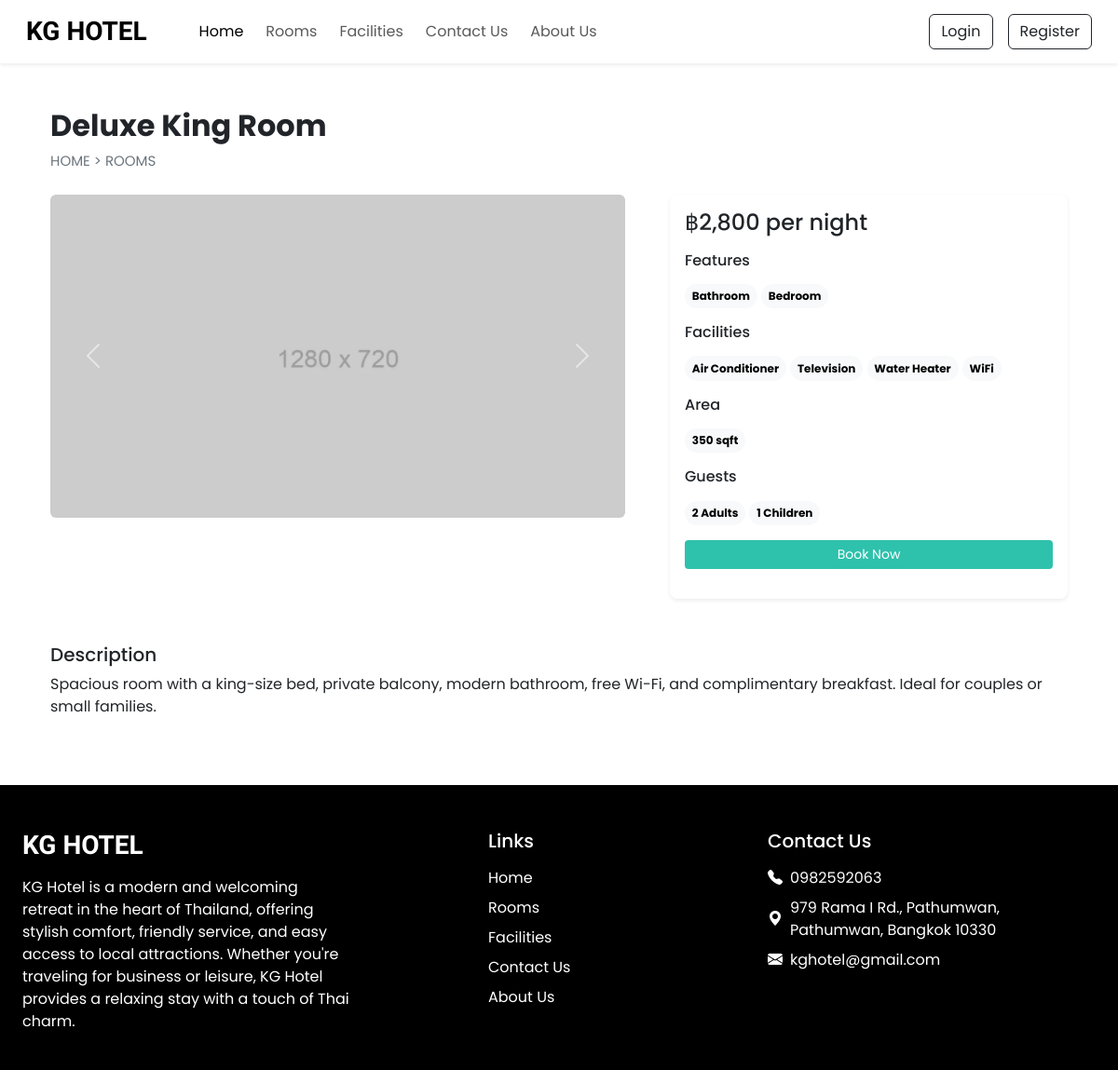
/room_detail.php?id=1, run on the app's committed database.
### tables this page shows
CREATE TABLE `room` (
  `id` int(11) NOT NULL,
  `name` varchar(150) NOT NULL,
  `area` int(11) NOT NULL,
  `price` int(11) NOT NULL,
  `quant` int(11) NOT NULL,
  `adult` int(11) NOT NULL,
  `children` int(11) NOT NULL,
  `description` text NOT NULL,
  `status` int(11) NOT NULL DEFAULT 1
);

CREATE TABLE `room_images` (
  `id` int(11) NOT NULL,
  `image` varchar(255) NOT NULL,
  `id_room` int(11) NOT NULL
);

CREATE TABLE `setting` (
  `sr_no` int(11) NOT NULL,
  `site_title` varchar(50) NOT NULL,
  `site_about` text NOT NULL,
  `shutdown` tinyint(1) NOT NULL
);

CREATE TABLE `contact_details` (
  `sr_no` int(11) NOT NULL,
  `address` varchar(255) NOT NULL,
  `gmap` longtext NOT NULL,
  `pn1` varchar(10) NOT NULL,
  `pn2` varchar(10) NOT NULL,
  `email` varchar(50) NOT NULL
);

### server/class/room.php (called while the page is built, shortened)
<?php
class Room {
    private $conn;
    public function __construct($db) {
        $this->conn = $db;
    }
    public function getRoomById($id) {
        $query = "
            SELECT r.id, r.name, r.area, r.price, r.quant, r.adult, r.children, r.description,
                   rc.cover,
                   GROUP_CONCAT(DISTINCT f.name) AS features,
                   GROUP_CONCAT(DISTINCT fc.name) AS facilities
            FROM room r
            LEFT JOIN room_covers rc ON r.id = rc.id_room
            LEFT JOIN room_features rf ON r.id = rf.id_room
            LEFT JOIN features f ON rf.id_features = f.id
            LEFT JOIN room_facilities rfc ON r.id = rfc.id_room
            LEFT JOIN facilities fc ON rfc.id_facilities = fc.id
            WHERE r.id = :id
        ";
        $stmt = $this->conn->prepare($query);
        $stmt->bindParam(':id', $id, PDO::PARAM_INT);
        $stmt->execute();
        return $stmt->fetch(PDO::FETCH_ASSOC);
    }
    public function getRoomImagesById($id) {
        $query = "SELECT * FROM room_images WHERE id_room = :id";
        $stmt = $this->conn->prepare($query);
        $stmt->bindParam(':id', $id, PDO::PARAM_INT);
        $stmt->execute();
        return $stmt->fetchAll(PDO::FETCH_ASSOC);
    }
}
?>

### server/class/setting.php (called while the page is built)
<?php
class Setting {
    private $conn;
    public function __construct($db) {
        $this->conn = $db;
    }
    public function getSettingInfo() {
        $query = "SELECT * FROM setting WHERE sr_no = 1";
        $stmt = $this->conn->prepare($query);
        $stmt->execute();
        return $stmt->fetch(PDO::FETCH_ASSOC);
    }
}
$database = new Database();
$db = $database->getConnection();
$setting = new Setting($db);
$setting_info = $setting->getSettingInfo();
$site_title = $setting_info['site_title'];
$site_about = $setting_info['site_about'];
$shutdown = $setting_info['shutdown'];
?>

### server/class/contact_detail.php (called while the page is built, shortened)
<?php
class ContactDetail {
    private $conn;
    public function __construct($db) {
        $this->conn = $db;
    }
    public function getContactInfo() {
        $query = "SELECT * FROM contact_details WHERE sr_no = 1";
        $stmt = $this->conn->prepare($query);
        $stmt->execute();
        return $stmt->fetch(PDO::FETCH_ASSOC);
    }
}
$database = new Database();
$db = $database->getConnection();
$contact_detail = new ContactDetail($db);
$contact_info = $contact_detail->getContactInfo();
$address = $contact_info['address'];
$pn1 = $contact_info['pn1'];
$email = $contact_info['email'];
?>

### room_detail.php (the view, shortened to what this page needs)
<?php
require('public/db_config.php');
require('server/class/contact_detail.php');
require('server/class/room.php');
require('server/class/setting.php');
?>
<!doctype html>
<html lang="en">
<head>
    <?php require('public/link.php'); ?>
    <link rel="stylesheet" href="https://cdn.jsdelivr.net/npm/swiper@11/swiper-bundle.min.css">
    <link rel="stylesheet" href="css/style.css">
</head>
<body>
    <?php require('inc/header.php'); ?>
    <?php
    $room_id = $_GET['id'];
    $roomObj = new Room($db);
    $room = $roomObj->getRoomById($room_id);
    ?>
    <div class="container">
        <div class="row">
            <div class="col-12 my-5 mb-4 px-4">
                <h2 class="fw-bold"><?php echo $room['name']; ?></h2>
                <div style="font-size: 15px;">
                    <a href="index.php" class="text-secondary text-decoration-none">HOME</a>
                    <span class="text-secondary"> > </span>
                    <a href="rooms.php" class="text-secondary text-decoration-none">ROOMS</a>
                </div>
            </div>
            <div class="col-lg-7 col-md-12 px-4">
                <div id="roomCarousel" class="carousel slide" data-bs-ride="carousel">
                    <div class="carousel-inner">
                        <?php
                            $roomImages = $roomObj->getRoomImagesById($room_id);
                            if (!empty($roomImages)) {
                                $active = true;
                                foreach ($roomImages as $img) {
                                    $imagePath = 'uploads/rooms/images/' . htmlspecialchars($img['image']);
                                    echo '<div class="carousel-item' . ($active ? ' active' : '') . '">';
                                    echo '<img src="' . $imagePath . '" class="d-block w-100 rounded">';
                                    echo '</div>';
                                    $active = false;
                                }
                            }
                        ?>
                    </div>
                    <button class="carousel-control-prev" type="button" data-bs-target="#roomCarousel"
                        data-bs-slide="prev">
                        <span class="carousel-control-prev-icon" aria-hidden="true"></span>
                    </button>
                    <button class="carousel-control-next" type="button" data-bs-target="#roomCarousel"
                        data-bs-slide="next">
                        <span class="carousel-control-next-icon" aria-hidden="true"></span>
                    </button>
                </div>
            </div>
            <div class="col-lg-5 col-md-12 px-4">
                <div class="card mb-4 border-0 shadow-sm rounded-3">
                    <div class="card-body">
                        <h4 class="mb-3">฿<?php echo number_format($room['price'], 0); ?> per night</h4>
                        <div class="mb-3">
                            <h6 class="mb-2">Features</h6>
                            <?php
                            $features = explode(',', $room['features']);
                            foreach ($features as $feature):
                            ?>
                            <span
                                class="badge rounded-pill text-bg-light text-wrap lh-base mt-2"><?php echo $feature; ?></span>
                            <?php endforeach; ?>
                        </div>
                        <div class="mb-3">
                            <h6 class="mb-2">Facilities</h6>
                            <?php
                            $facilities = explode(',', $room['facilities']);
                            foreach ($facilities as $facility):
                            ?>
                            <span
                                class="badge rounded-pill text-bg-light text-wrap lh-base mt-2"><?php echo $facility; ?></span>
                            <?php endforeach; ?>
                        </div>
                        <div class="mb-3">
                            <h6 class="mb-2">Area</h6>
                            <span
                                class="badge rounded-pill text-bg-light text-wrap lh-base mt-2"><?php echo $room['area']; ?>
                                sqft</span>
                        </div>
                        <div class="mb-3">
                            <h6 class="mb-2">Guests</h6>
                            <span
                                class="badge rounded-pill text-bg-light text-wrap lh-base mt-2"><?php echo $room['adult']; ?>
                                Adults</span>
                            <span
                                class="badge rounded-pill text-bg-light text-wrap lh-base mt-2"><?php echo $room['children']; ?>
                                Children</span>
                        </div>
                        <?php if ($shutdown != 1): ?>
                        <?php if (isset($_SESSION['user_id'])): ?>
                        <a href="confirm_booking.php?id=<?php echo $room['id']; ?>"
                            class="btn btn-sm w-100 text-white custom-bg shadow-none mb-3">Book Now</a>
                        <?php else: ?>
                        <button type="button" class="btn btn-sm w-100 text-white custom-bg shadow-none mb-3"
                            data-bs-toggle="modal" data-bs-target="#loginModal">
                            Book Now
                        </button>
                        <?php endif; ?>
                        <?php endif; ?>
                    </div>
                </div>
            </div>
            <div class="col-12 mt-4 px-4">
                <div class="mb-4">
                    <h5>Description</h5>
                    <p><?php echo $room['description']; ?></p>
                </div>
            </div>
        </div>
    </div>
    <?php require('inc/footer.php'); ?>
</body>
</html>

### inc/footer.php
<footer class="container-fluid bg-black text-white mt-5 pt-5">
    <div class="row justify-content-between">
        <div class="col-12 col-md-6 col-lg-4 mb-4 px-4">
            <h3 class="h-font fw-bold fs-3 mb-3"><?= htmlspecialchars($site_title) ?></h3>
            <p><?= nl2br(htmlspecialchars($site_about)) ?></p>
        </div>
        <div class="col-6 col-md-6 col-lg-2 mb-4 px-4">
            <h5 class="mb-3">Links</h5>
            <ul class="list-unstyled">
                <li><a href="index.php" class="text-white text-decoration-none d-block mb-2">Home</a></li>
                <li><a href="rooms.php" class="text-white text-decoration-none d-block mb-2">Rooms</a></li>
                <li><a href="facilities.php" class="text-white text-decoration-none d-block mb-2">Facilities</a></li>
                <li><a href="contact.php" class="text-white text-decoration-none d-block mb-2">Contact Us</a></li>
                <li><a href="about.php" class="text-white text-decoration-none d-block mb-2">About Us</a></li>
            </ul>
        </div>
        <div class="col-12 col-md-6 col-lg-4 mb-4 px-4">
            <h5 class="mb-3">Contact Us</h5>
            <div class="mb-2 d-flex align-items-center">
                <i class="bi bi-telephone-fill me-2"></i>
                <a href="tel:<?= htmlspecialchars($pn1) ?>"
                    class="text-white text-decoration-none"><?= htmlspecialchars($pn1) ?></a>
            </div>
            <div class="mb-2 d-flex align-items-center">
                <i class="bi bi-geo-alt-fill me-2"></i>
                <span><?= htmlspecialchars($address) ?></span>
            </div>
            <div class="mb-2 d-flex align-items-center">
                <i class="bi bi-envelope-fill me-2"></i>
                <a href="mailto:<?= htmlspecialchars($email) ?>"
                    class="text-white text-decoration-none"><?= htmlspecialchars($email) ?></a>
            </div>
        </div>
    </div>
</footer>

### css/style.css (style rules this page uses)
:root { --teal: #2ec1ac; --tealHover: #279e8c; }
* { font-family: "Poppins", sans-serif; }
.h-font { font-family: "Merienda", cursive; }
.custom-bg { background-color: var(--teal); }

### data on the page
room: name "Deluxe King Room", price "2,800", area "350", adult "2", children "1", description "Spacious room with a king-size bed, private balcony, modern bathroom, free Wi-Fi, and complimentary breakfast. Ideal for couples or small families."
room_images: image (placeholder picture)
setting: site_title "KG HOTEL", site_about "KG Hotel is a modern and welcoming retreat in the heart of Thailand, offering stylish comfort, friendly service, and easy access to local attractions. Whether you're traveling for business or leisure, KG Hotel provides a relaxing stay with a touch of Thai charm."
contact_details: pn1 "0982592063", address "979 Rama I Rd., Pathumwan, Pathumwan, Bangkok 10330", email "kghotel@gmail.com"

### other printed values
$feature "Bathroom"
$feature "Bedroom"
$facility "Air Conditioner"
$facility "Television"
$facility "Water Heater"
$facility "WiFi"
